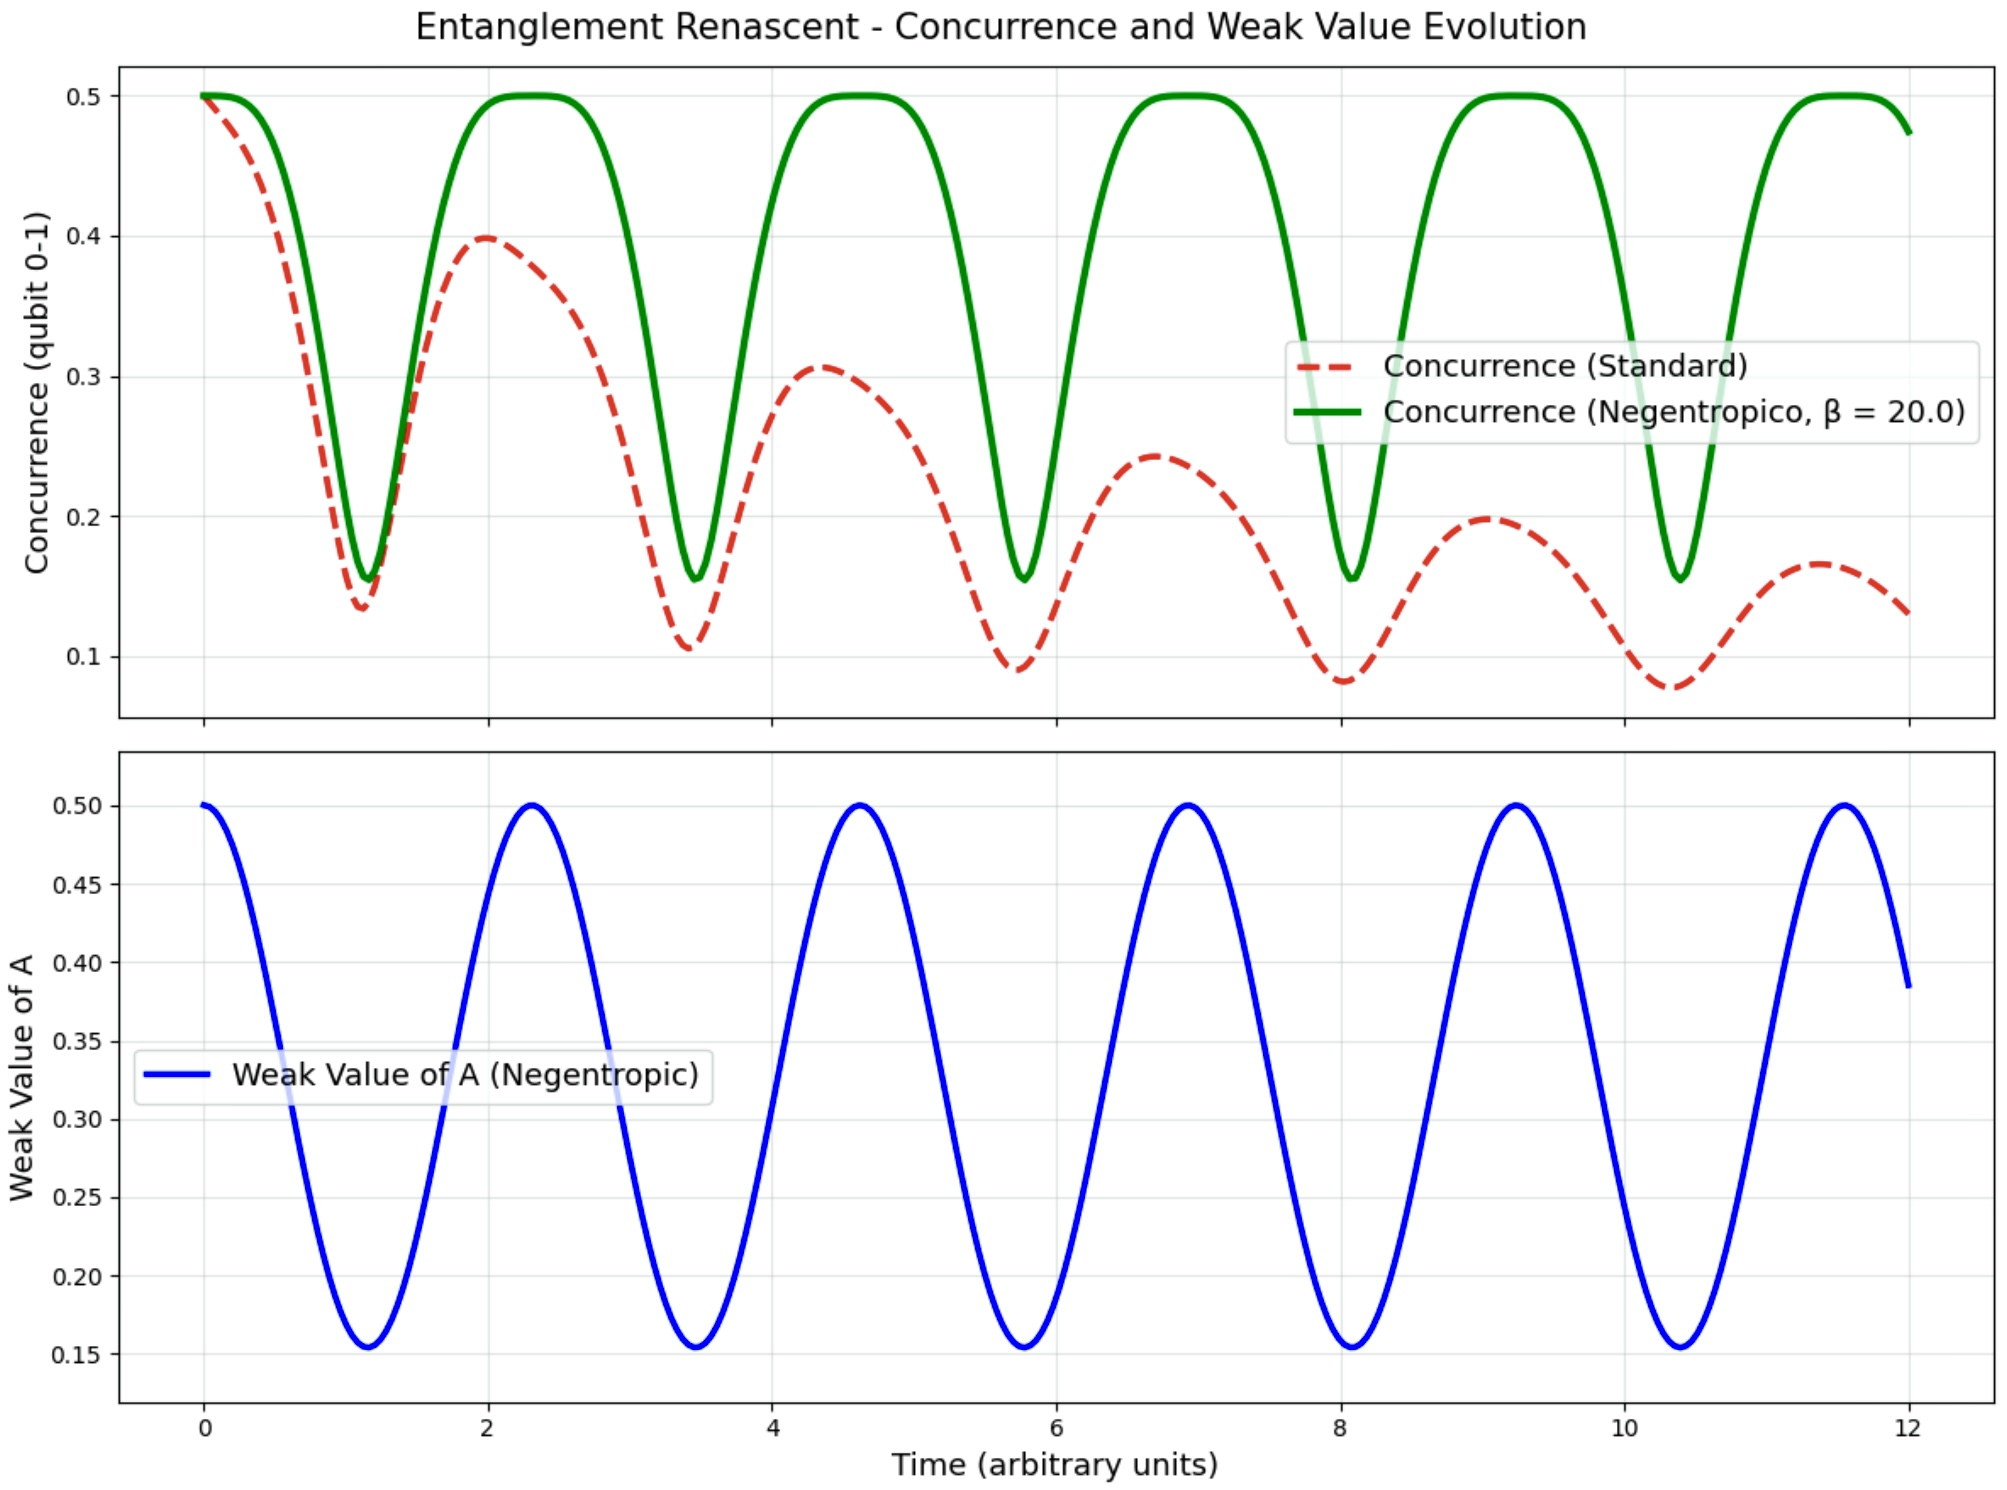

Generate this figure with Python:
 # protocollo_tsvf_negentropico_chip2.py # Simulazione del protocollo TSVF-negentropico per Chip 2.0 # Versione stabile per figura: Entanglement Renascent + Weak Value Evolution

import qutip as qt
import numpy as np
import matplotlib.pyplot as plt

# ====================== PARAMETRI ======================
times = np.linspace(0, 12, 300)
beta = 20.0
gamma_env_base = 0.12 # Define base environmental gamma

# ====================== STATO INIZIALE ======================
# Corrected: Define bell as a 2-qubit Bell state, then tensor with the third qubit
bell = (qt.tensor(qt.basis(2,0), qt.basis(2,0)) + qt.tensor(qt.basis(2,1), qt.basis(2,1))).unit() / np.sqrt(2)
psi0 = qt.tensor(bell, qt.basis(2, 0)) # This makes psi0 a 3-qubit state

# ====================== HAMILTONIANA ======================
H = 1.1 * qt.tensor(qt.sigmax(), qt.sigmax(), qt.qeye(2)) + \
    0.4 * (qt.tensor(qt.sigmaz(), qt.qeye(2), qt.qeye(2)) +
           qt.tensor(qt.qeye(2), qt.sigmaz(), qt.qeye(2)))

# ====================== DISSIPATORI ======================

# Standard (environmental) dissipators: these are time and state independent.
# So we can define them as a list of Qobj directly.
c_ops_standard_list = [
    np.sqrt(gamma_env_base) * qt.tensor(qt.sigmap(), qt.qeye(2), qt.qeye(2)),
    np.sqrt(gamma_env_base) * qt.tensor(qt.qeye(2), qt.sigmap(), qt.qeye(2))
]

# Pre-compute the A operator for weak value calculation, as it's constant
A_operator_for_weak_value = qt.tensor(qt.sigmax(), qt.sigmax()) # CHANGED: Using σx ⊗ σx for non-zero expectation with Bell state

# Helper function for negentropic gamma calculation
def get_effective_gamma_for_negentropy(t, rho, beta_val, gamma_env_val):
    if rho is None: # For QobjEvo initialization, rho might be None
        return gamma_env_val # Return a default value

    try:
        rho_sub = rho.ptrace([0, 1])
        # Use the pre-computed A_operator_for_weak_value
        weak_val = qt.expect(A_operator_for_weak_value, rho_sub)
        effective_gamma = gamma_env_val * max(0.15, 1.0 - beta_val * abs(weak_val))
        return effective_gamma
    except Exception:
        return gamma_env_val # Fallback in case of errors

# Negentropic collapse operator 1 (returns a single Qobj)
def negentropic_diss_op1(t, rho=None, args=None):
    if rho is None or args is None:
        # Return a zero operator during QobjEvo initialization
        return qt.tensor(qt.sigmap(), qt.qeye(2), qt.qeye(2)) * 0.0

    beta_val = args.get('beta', beta) # Get beta from args, fallback to global beta
    gamma_env_val = args.get('gamma_env_base', gamma_env_base) # Get gamma_env_base from args, fallback to global
    eff_gamma = get_effective_gamma_for_negentropy(t, rho, beta_val, gamma_env_val)
    return np.sqrt(eff_gamma) * qt.tensor(qt.sigmap(), qt.qeye(2), qt.qeye(2))

# Negentropic collapse operator 2 (returns a single Qobj)
def negentropic_diss_op2(t, rho=None, args=None):
    if rho is None or args is None:
        # Return a zero operator during QobjEvo initialization
        return qt.tensor(qt.qeye(2), qt.sigmap(), qt.qeye(2)) * 0.0

    beta_val = args.get('beta', beta)
    gamma_env_val = args.get('gamma_env_base', gamma_env_base)
    eff_gamma = get_effective_gamma_for_negentropy(t, rho, beta_val, gamma_env_val)
    return np.sqrt(eff_gamma) * qt.tensor(qt.qeye(2), qt.sigmap(), qt.qeye(2))

c_ops_negentropic_list = [negentropic_diss_op1, negentropic_diss_op2]

def concurrence_main(t, rho):
    try:
        return qt.concurrence(rho.ptrace([0, 1]))
    except:
        return 0.0

# Define a monitor for weak value as e_ops for easier plotting
def weak_val_monitor_func(t, rho):
    try:
        rho_sub = rho.ptrace([0, 1])
        # Use the pre-computed A_operator_for_weak_value
        return qt.expect(A_operator_for_weak_value, rho_sub)
    except:
        return 0.0

# ====================== SIMULAZIONI ======================
result_std = qt.mesolve(H, psi0, times, c_ops=c_ops_standard_list, # Use the list of Qobj operators
                        e_ops=[concurrence_main],
                        options={'nsteps': 30000, 'atol': 1e-9})

result_neg = qt.mesolve(H, psi0, times, c_ops=c_ops_negentropic_list, # Use the list of functions
                        e_ops=[concurrence_main, weak_val_monitor_func], # Add weak_val_monitor_func
                        args={'beta': beta, 'gamma_env_base': gamma_env_base}, # Pass parameters
                        options={'nsteps': 30000, 'atol': 1e-9, 'store_states': True})

# ====================== WEAK VALUE ======================
# Now that weak_val_monitor_func is an e_op, we can get it directly from .expect
weak_values = result_neg.expect[1] # Assumes it's the second e_op

# Print range of weak_values for debugging
print(f"Weak Values - Min: {np.min(weak_values):.4f}, Max: {np.max(weak_values):.4f}")

# ====================== PLOT SEMPLICE E PULITO ======================
fig, axs = plt.subplots(2, 1, figsize=(12, 9), sharex=True)

axs[0].plot(times, result_std.expect[0], 'r--', linewidth=2.5, label='Concurrence (Standard)')
axs[0].plot(times, result_neg.expect[0], 'g-', linewidth=3.0, label=f'Concurrence (Negentropico, β = {beta})')
axs[0].set_ylabel('Concurrence (qubit 0-1)', fontsize=13)
axs[0].legend(fontsize=13)
axs[0].grid(True, alpha=0.35)

axs[1].plot(times, weak_values, 'b-', linewidth=2.5, label='Weak Value of A (Negentropic)')
axs[1].set_xlabel('Time (arbitrary units)', fontsize=13)
axs[1].set_ylabel('Weak Value of A', fontsize=13)
axs[1].legend(fontsize=13)
axs[1].grid(True, alpha=0.35)

# Dynamically adjust y-limits for weak value plot if there's variation
w_v_min, w_v_max = np.min(weak_values), np.max(weak_values)
if abs(w_v_max - w_v_min) > 1e-9: # If there is significant variation
    buffer = (w_v_max - w_v_min) * 0.1 # Add 10% buffer
    axs[1].set_ylim(w_v_min - buffer, w_v_max + buffer)
else:
    # If values are essentially constant, ensure a small, visible range around the value
    if abs(w_v_min) < 1e-9: # If essentially zero
        axs[1].set_ylim(-0.1, 0.1) # Set a small symmetric range around zero
    else: # If constant non-zero
        axs[1].set_ylim(w_v_min - abs(w_v_min)*0.1, w_v_max + abs(w_v_max)*0.1)

plt.suptitle('Entanglement Renascent - Concurrence and Weak Value Evolution', fontsize=15)
plt.tight_layout()
plt.show()

# ====================== RISULTATI ======================
print("\n=== RISULTATI FINALI ===")
print(f"Concurrence finale (standard)      : {result_std.expect[0][-1]:.4f}")
print(f"Concurrence finale (negentropico)  : {result_neg.expect[0][-1]:.4f}")
guadagno = (result_neg.expect[0][-1] - result_std.expect[0][-1]) / max(result_std.expect[0][-1], 1e-6)
print(f"Guadagno relativo alla fine        : {guadagno:+.1%}")
